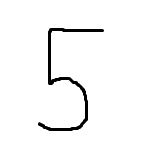
#> input picture connor 5.JPG, 145 x 158 px
$ python imageReader.py
#> lines starting #> are read from the running program, lines starting #| are printed output that depends on the picture
import cv2
import numpy as np

img = cv2.imread("connor 5.JPG", 0)
#> img is the input picture: shape (158, 145); min 0, max 255, mean 247

new_img = cv2.resize(img, (28,28))
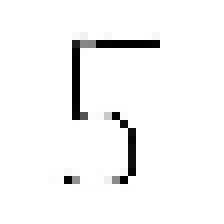
#> new_img: shape (28, 28) (shown 8 times larger); min 1, max 255, mean 245.1

invert = cv2.bitwise_not(new_img)
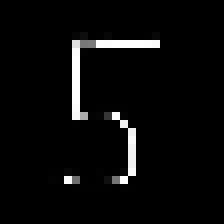
#> invert: shape (28, 28) (shown 8 times larger); min 0, max 254, mean 9.9

arr = np.array(invert)
arr = arr.reshape(1,28,28,1)
arr = arr / 255

#vec = np.ravel(invert)

print(str(arr.shape) + "\t" + str(arr.size))
#| (1, 28, 28, 1)	784
# [10 lines of commented-out code are left out]

$ run again, with connor 3.JPG copied over connor 5.JPG
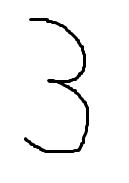
#> input picture connor 3.JPG, 129 x 183 px
#> img is the input picture: shape (183, 129); min 0, max 255, mean 245.7
#> `new_img = cv2.resize(img, (28,28))`:
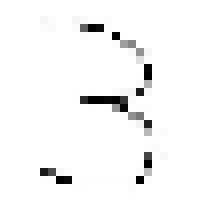
#> new_img: shape (28, 28) (shown 8 times larger); min 0, max 255, mean 247
#> `invert = cv2.bitwise_not(new_img)`:
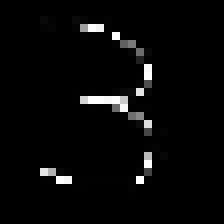
#> invert: shape (28, 28) (shown 8 times larger); min 0, max 255, mean 8
#| (1, 28, 28, 1)	784

$ run again, with connor 8.JPG copied over connor 5.JPG
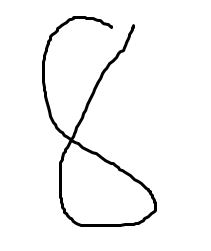
#> input picture connor 8.JPG, 211 x 251 px
#> img is the input picture: shape (251, 211); min 0, max 255, mean 245.9
#> `new_img = cv2.resize(img, (28,28))`:
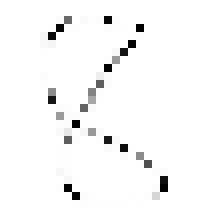
#> new_img: shape (28, 28) (shown 8 times larger); min 1, max 255, mean 248
#> `invert = cv2.bitwise_not(new_img)`:
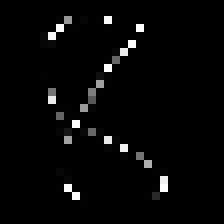
#> invert: shape (28, 28) (shown 8 times larger); min 0, max 254, mean 7
#| (1, 28, 28, 1)	784

$ run again, with Nathaniel 0.JPG copied over connor 5.JPG
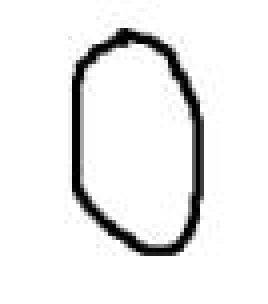
#> input picture Nathaniel 0.JPG, 67 x 76 px (shown 4 times larger)
#> img is the input picture: shape (76, 67); min 0, max 255, mean 236.1
#> `new_img = cv2.resize(img, (28,28))`:
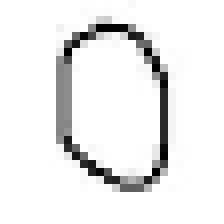
#> new_img: shape (28, 28) (shown 8 times larger); min 0, max 255, mean 236.5
#> `invert = cv2.bitwise_not(new_img)`:
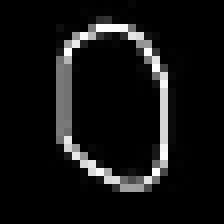
#> invert: shape (28, 28) (shown 8 times larger); min 0, max 255, mean 18.5
#| (1, 28, 28, 1)	784
